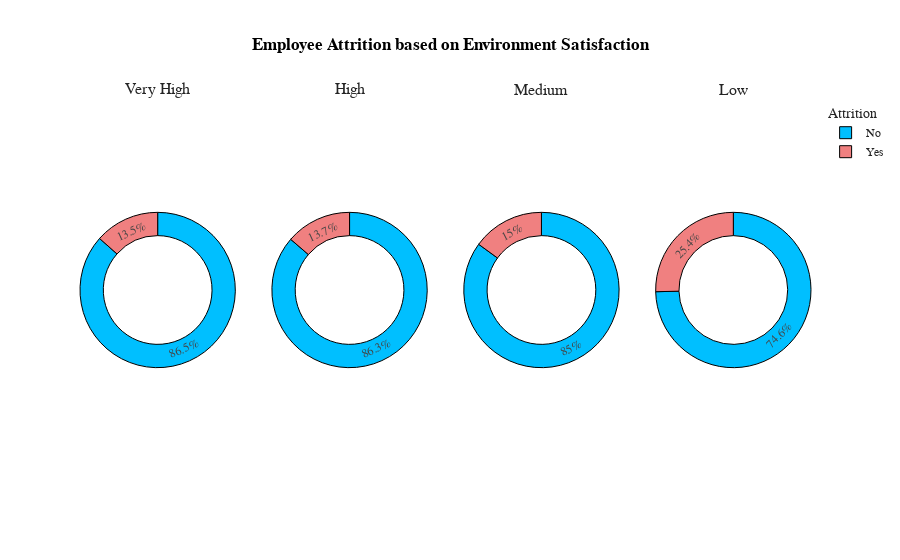

Notebook source saved alongside this figure:
### Markdown cell above
<a id='pi2'></a>
<div style="color:white;
            display:fill;
            border-radius:15px;
            background-color:white;
            font-size:110%;
            font-family:Verdana;
            letter-spacing:1px">
    <h3 style='padding: 10px;
              color:black;
               border:green;
               border-width:2.5px;
               border-style:solid;
              font-family: cursive;
              text-align:center;'>
        Employee Attrition based on Environment Satisfaction
    </h3>
    </div>
<br>
<a href='#top' style='text-decoration:none; font-family: cursive; '>Back to Top^</a><br>

### Code cell
bus=df.groupby(['EnvironmentSatisfaction','Attrition'],as_index=False)['Age'].count()
bus.rename(columns={'Age':'Count'},inplace=True)
fig=go.Figure()
fig = make_subplots(rows=1, cols=4, specs=[[{"type": "pie"}, {"type": "pie"},{"type": "pie"}, {"type": "pie"}]],subplot_titles=('Very High', 'High','Medium','Low'))

fig.add_trace(go.Pie(values=bus[bus['EnvironmentSatisfaction']=='Very High']['Count'],labels=bus[bus['EnvironmentSatisfaction']=='Very High']['Attrition'],hole=0.7,marker_colors=['DeepSkyBlue','LightCoral'],name='Very High',showlegend=False),row=1,col=1)
fig.add_trace(go.Pie(values=bus[bus['EnvironmentSatisfaction']=='High']['Count'],labels=bus[bus['EnvironmentSatisfaction']=='High']['Attrition'],hole=0.7,marker_colors=['DeepSkyBlue','LightCoral'],name='High',showlegend=False),row=1,col=2)
fig.add_trace(go.Pie(values=bus[bus['EnvironmentSatisfaction']=='Medium']['Count'],labels=bus[bus['EnvironmentSatisfaction']=='Medium']['Attrition'],hole=0.7,marker_colors=['DeepSkyBlue','LightCoral'],name='Medium',showlegend=False),row=1,col=3)
fig.add_trace(go.Pie(values=bus[bus['EnvironmentSatisfaction']=='Low']['Count'],labels=bus[bus['EnvironmentSatisfaction']=='Low']['Attrition'],hole=0.7,marker_colors=['DeepSkyBlue','LightCoral'],name='Low',showlegend=True),row=1,col=4)

fig.update_layout(title_x=0.5,template='simple_white',showlegend=True,legend_title_text="Attrition",title_text='<b style="color:black; font-size:100%;">Employee Attrition based on Environment Satisfaction',font_family="Times New Roman",title_font_family="Times New Roman")
fig.update_traces(marker=dict(line=dict(color='#000000', width=1)))

### Figure 1 — Plotly figure (JSON) as saved in the notebook; plotly's stock layout.template omitted (floating-point values rounded to 4 significant figures)
{"data": [{"domain": {"x": [0, 0.2125], "y": [0, 1]}, "hole": 0.7, "labels": ["No", "Yes"], "marker": {"colors": ["DeepSkyBlue", "LightCoral"], "line": {"color": "#000000", "width": 1}}, "name": "Very High", "showlegend": false, "type": "pie", "values": [386, 60]}, {"domain": {"x": [0.2625, 0.475], "y": [0, 1]}, "hole": 0.7, "labels": ["No", "Yes"], "marker": {"colors": ["DeepSkyBlue", "LightCoral"], "line": {"color": "#000000", "width": 1}}, "name": "High", "showlegend": false, "type": "pie", "values": [391, 62]}, {"domain": {"x": [0.525, 0.7375], "y": [0, 1]}, "hole": 0.7, "labels": ["No", "Yes"], "marker": {"colors": ["DeepSkyBlue", "LightCoral"], "line": {"color": "#000000", "width": 1}}, "name": "Medium", "showlegend": false, "type": "pie", "values": [244, 43]}, {"domain": {"x": [0.7875, 1], "y": [0, 1]}, "hole": 0.7, "labels": ["No", "Yes"], "marker": {"colors": ["DeepSkyBlue", "LightCoral"], "line": {"color": "#000000", "width": 1}}, "name": "Low", "showlegend": true, "type": "pie", "values": [212, 72]}], "layout": {"annotations": [{"font": {"size": 16}, "showarrow": false, "text": "Very High", "x": 0.1062, "xanchor": "center", "xref": "paper", "y": 1, "yanchor": "bottom", "yref": "paper"}, {"font": {"size": 16}, "showarrow": false, "text": "High", "x": 0.3688, "xanchor": "center", "xref": "paper", "y": 1, "yanchor": "bottom", "yref": "paper"}, {"font": {"size": 16}, "showarrow": false, "text": "Medium", "x": 0.6313, "xanchor": "center", "xref": "paper", "y": 1, "yanchor": "bottom", "yref": "paper"}, {"font": {"size": 16}, "showarrow": false, "text": "Low", "x": 0.8938, "xanchor": "center", "xref": "paper", "y": 1, "yanchor": "bottom", "yref": "paper"}], "autosize": true, "font": {"family": "Times New Roman"}, "legend": {"title": {"text": "Attrition"}}, "showlegend": true, "title": {"font": {"family": "Times New Roman"}, "text": "<b style=\"color:black; font-size:100%;\">Employee Attrition based on Environment Satisfaction", "x": 0.5}}}
